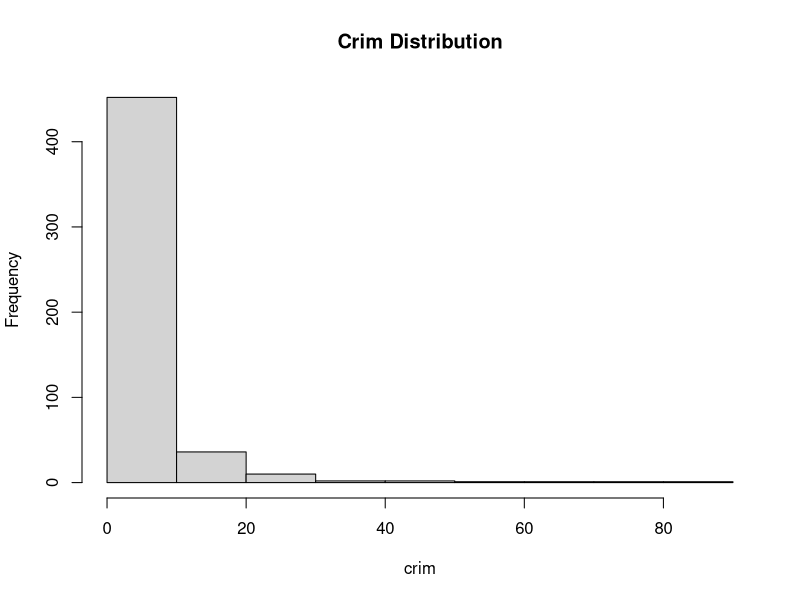
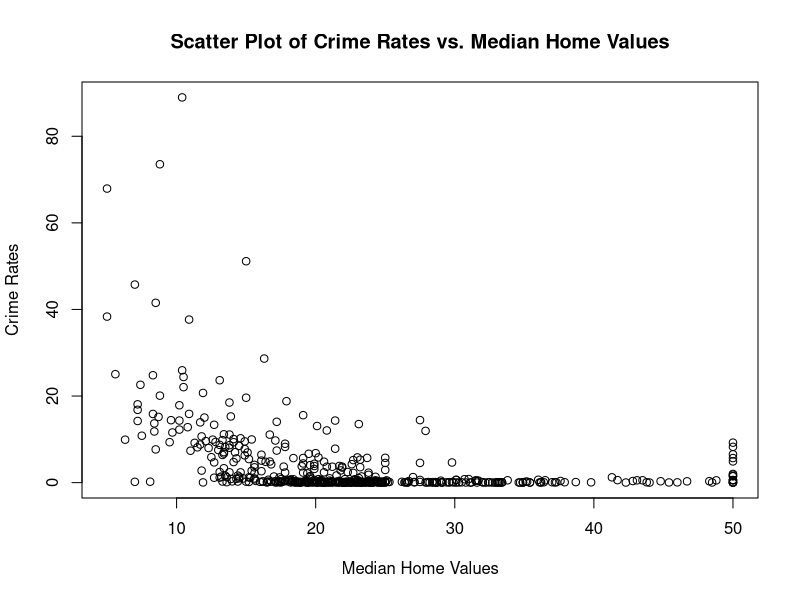
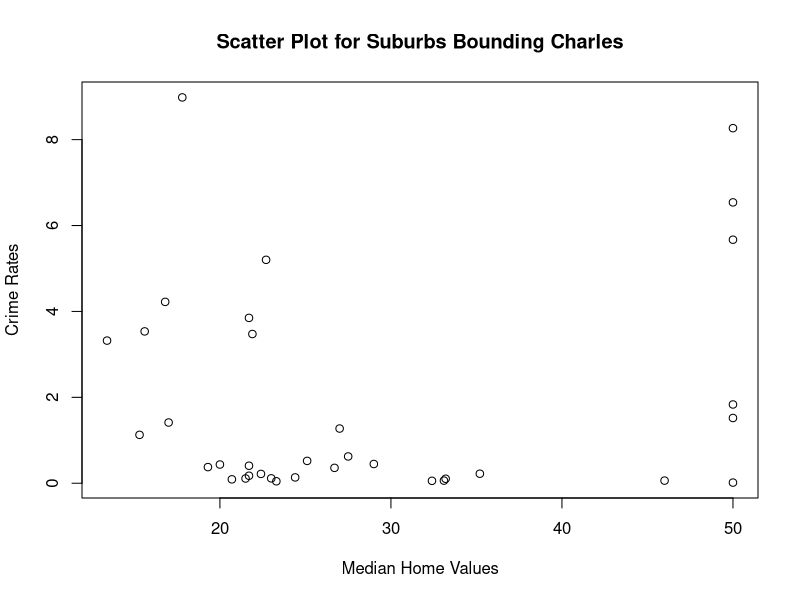
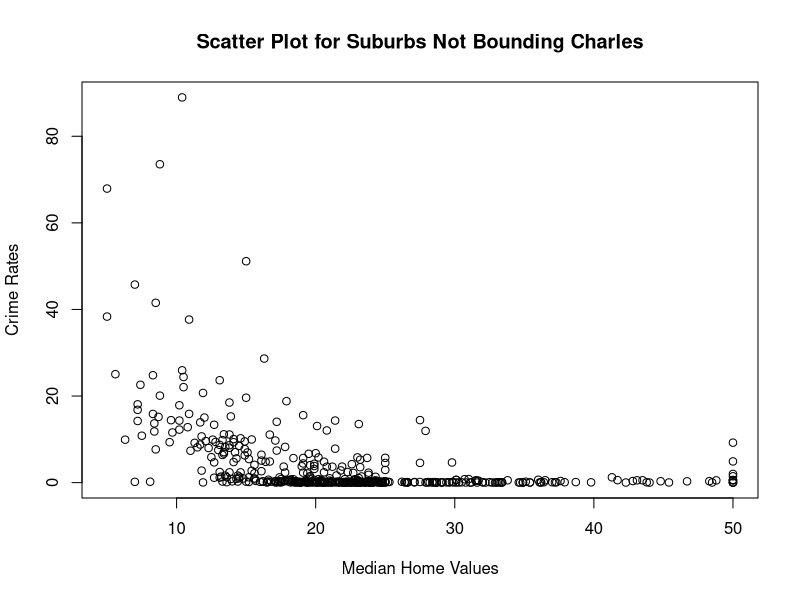
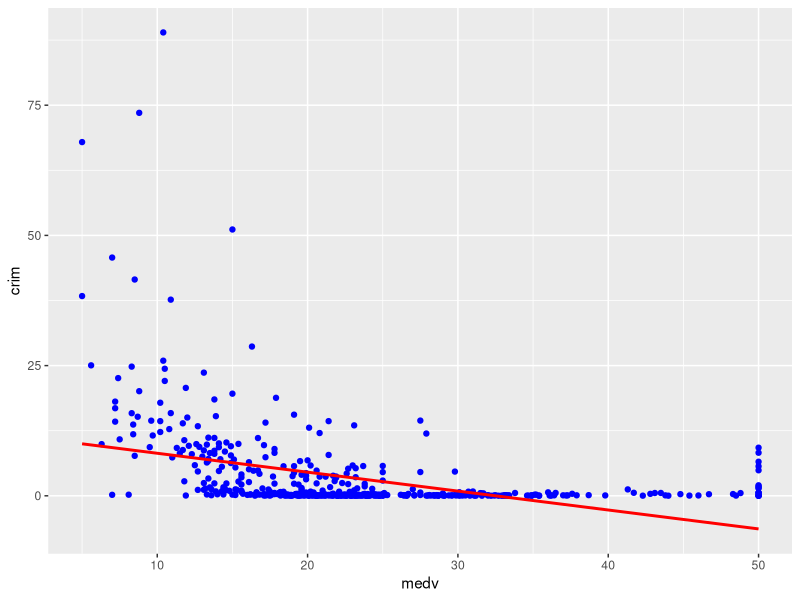
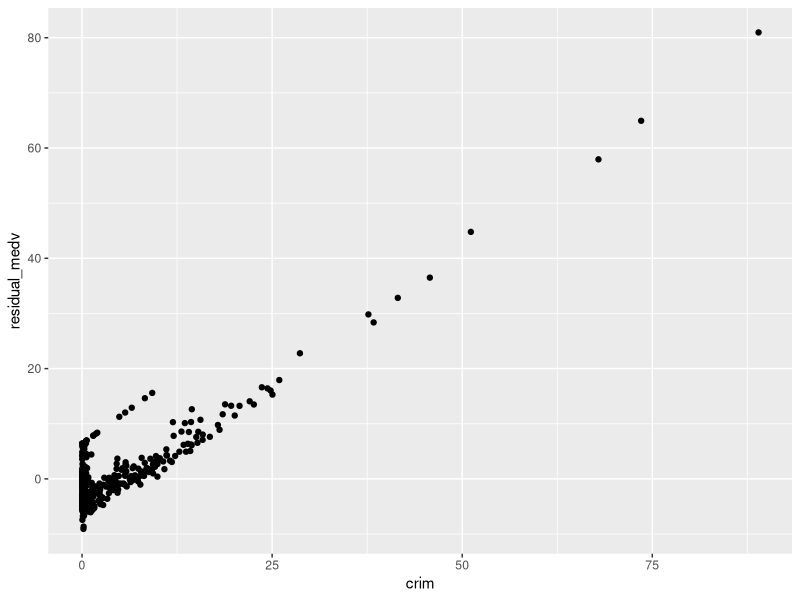

These figures' R source, in order:
## ---- chunk 1
knitr::opts_chunk$set(echo = TRUE,cache=TRUE, 
                      autodep=TRUE, cache.comments=FALSE,
                      message=FALSE, warning=FALSE)
## ---- chunk 2
library(MASS)
data("Boston")
summary(Boston$crim)
hist(Boston$crim, main = "Crim Distribution", xlab = "crim", ylab = "Frequency")
## ---- chunk 3
highcrim_sub <- subset(Boston, Boston$crim > 25)
lowcrim_sub <- subset(Boston, Boston$crim <= 25)
dim(highcrim_sub)
## ---- chunk 4
summary(highcrim_sub$ptratio)
## ---- chunk 5
summary(highcrim_sub$tax)
## ---- chunk 6
summary(highcrim_sub$medv)
## ---- chunk 7
summary1 <- summary(highcrim_sub[c("ptratio", "tax", "medv")])
summary2 <- summary(lowcrim_sub[c("ptratio", "tax", "medv")])
print("Summary for highcrim_sub")
print(summary1)
print("Summary for lowcrim_sub")
print(summary2)

## ---- chunk 8
plot(Boston$medv, Boston$crim, 
     xlab = "Median Home Values", 
     ylab = "Crime Rates", 
     main = "Scatter Plot of Crime Rates vs. Median Home Values")
## ---- chunk 9
bound_chas<-subset(Boston,Boston$chas==1)
plot(bound_chas$medv, bound_chas$crim, 
     xlab = "Median Home Values", 
     ylab = "Crime Rates", 
     main = "Scatter Plot for Suburbs Bounding Charles")
## ---- chunk 10
notbound_chas<-subset(Boston,Boston$chas==0)
plot(notbound_chas$medv, notbound_chas$crim, 
     xlab = "Median Home Values", 
     ylab = "Crime Rates", 
     main = "Scatter Plot for Suburbs Not Bounding Charles")
## ---- chunk 11
pred_medv<-lm(crim~medv,Boston)
summary(pred_medv)
coef(pred_medv)
## ---- chunk 12
SS_XY<-sum((Boston$medv-mean(Boston$medv))*(Boston$crim-mean(Boston$crim)))
SS_X<-sum((Boston$medv-mean(Boston$medv))^2)

SS_XY/(dim(Boston)[1]-1)
SS_X/(dim(Boston)[1]-1)

s_XY<-cov(Boston$medv,Boston$crim)
s_XX<-var(Boston$medv)

beta1<-s_XY/s_XX
beta0<-mean(Boston$crim)-beta1*mean(Boston$medv)
beta0;beta1

## ---- chunk 13
Boston$h_crim_medv<-beta0+beta1*Boston$medv
Boston$residual_medv<-Boston$crim-Boston$h_crim_medv #calculate the residual for each plot
resid(pred_medv)  #do the same thing as the above line
cor(Boston$residual_medv,resid(pred_medv))
h_sigma_sq_medv<-sum(Boston$residual_medv^2)/(dim(Boston)[1]-2)
h_sigma_sq_medv
summary(pred_medv)
summary(pred_medv)$sigma^2
## ---- chunk 14
library(ggplot2)
ggplot(Boston, aes(y=crim, x=medv))+
  geom_point(color="blue")+
  geom_smooth(method='lm', color="red", se=FALSE)
## ---- chunk 15
summary(resid(pred_medv))
summary(pred_medv)$sigma^2
## ---- chunk 16
ggplot(Boston, aes(y=residual_medv, x=crim))+
  geom_point(color="black")
